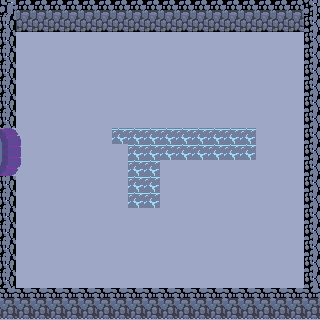

Below is a game level as drawn by its tile map, then a one-line description and the .tmx file that defines it, in full:
An orthogonal 20x20 tile map with 16x16 px tiles, 2 tile layers (Tile Layer 2, Tile Layer 1) and 4 objects (3x Wall, River).

<map version="1.2" tiledversion="1.3.4" orientation="orthogonal" renderorder="right-down" width="20" height="20" tilewidth="16" tileheight="16" infinite="0" nextlayerid="5" nextobjectid="10">
 <tileset firstgid="1" source="spritesheet (1).tsx" />
 <layer id="2" name="Tile Layer 2" width="20" height="20">
  <data encoding="csv">
0,4,4,4,4,4,4,4,4,4,4,4,4,4,4,4,4,4,4,0,
0,2,2,2,2,2,2,2,2,2,2,2,2,2,2,2,2,2,2,0,
0,49,49,49,49,49,49,49,49,49,49,49,49,49,49,49,49,49,49,0,
0,49,49,49,49,49,49,49,49,49,49,49,49,49,49,49,49,49,49,0,
0,49,49,49,49,49,49,49,49,49,49,49,49,49,49,49,49,49,49,0,
0,49,49,49,49,49,49,49,49,49,49,49,49,49,49,49,49,49,49,0,
0,49,49,49,49,49,49,49,49,49,49,49,49,49,49,49,49,49,49,0,
0,49,49,49,49,49,49,49,49,49,49,49,49,49,49,49,49,49,49,0,
0,46,49,49,49,49,49,62,62,62,62,62,62,62,62,62,49,49,49,0,
0,57,49,49,49,49,49,49,62,62,62,62,62,62,62,62,49,49,49,0,
0,68,49,49,49,49,49,49,62,62,49,49,49,49,49,49,49,49,49,0,
0,49,49,49,49,49,49,49,62,62,49,49,49,49,49,49,49,49,49,0,
0,49,49,49,49,49,49,49,62,62,49,49,49,49,49,49,49,49,49,0,
0,49,49,49,49,49,49,49,49,49,49,49,49,49,49,49,49,49,49,0,
0,49,49,49,49,49,49,49,49,49,49,49,49,49,49,49,49,49,49,0,
0,49,49,49,49,49,49,49,49,49,49,49,49,49,49,49,49,49,49,0,
0,49,49,49,49,49,49,49,49,49,49,49,49,49,49,49,49,49,49,0,
0,49,49,49,49,49,49,49,49,49,49,49,49,49,49,49,49,49,49,0,
0,0,0,0,0,0,0,0,0,0,0,0,0,0,0,0,0,0,0,0,
49,49,49,49,49,49,49,49,49,49,49,49,49,49,49,49,49,49,49,49
</data>
 </layer>
 <objectgroup id="3" name="Wall">
  <object id="5" type="Wall" x="0" y="176">
   <polyline points="0,0 16,0" />
  </object>
  <object id="6" type="Wall" x="0" y="128">
   <polyline points="0,0 16,0" />
  </object>
  <object id="7" type="Wall" x="16" y="128">
   <polyline points="0,0 0,-112 288,-112 288,176 0,176 0,48" />
  </object>
 </objectgroup>
 <objectgroup id="4" name="River">
  <object id="9" type="River" x="112" y="128">
   <polygon points="0,0 144,0 144,32 48,32 48,80 16,80 16,16 0,16" />
  </object>
 </objectgroup>
 <layer id="1" name="Tile Layer 1" width="20" height="20">
  <data encoding="csv">
70,0,0,0,0,0,0,0,0,0,0,0,0,0,0,0,0,0,0,85,
79,0,0,0,0,0,0,0,0,0,0,0,0,0,0,0,0,0,0,84,
79,0,0,0,0,0,0,0,0,0,0,0,0,0,0,0,0,0,0,84,
79,0,0,0,0,0,0,0,0,0,0,0,0,0,0,0,0,0,0,84,
79,0,0,0,0,0,0,0,0,0,0,0,0,0,0,0,0,0,0,84,
79,0,0,0,0,0,0,0,0,0,0,0,0,0,0,0,0,0,0,84,
79,0,0,0,0,0,0,0,0,0,0,0,0,0,0,0,0,0,0,84,
79,0,0,0,0,0,0,0,0,0,0,0,0,0,0,0,0,0,0,84,
45,0,0,0,0,0,0,0,0,0,0,0,0,0,0,0,0,0,0,84,
56,0,0,0,0,0,0,0,0,0,0,0,0,0,0,0,0,0,0,84,
67,0,0,0,0,0,0,0,0,0,0,0,0,0,0,0,0,0,0,84,
79,0,0,0,0,0,0,0,0,0,0,0,0,0,0,0,0,0,0,84,
79,0,0,0,0,0,0,0,0,0,0,0,0,0,0,0,0,0,0,84,
79,0,0,0,0,0,0,0,0,0,0,0,0,0,0,0,0,0,0,84,
79,0,0,0,0,0,0,0,0,0,0,0,0,0,0,0,0,0,0,84,
79,0,0,0,0,0,0,0,0,0,0,0,0,0,0,0,0,0,0,84,
79,0,0,0,0,0,0,0,0,0,0,0,0,0,0,0,0,0,0,84,
79,0,0,0,0,0,0,0,0,0,0,0,0,0,0,0,0,0,0,84,
5,5,5,5,5,5,5,5,5,5,5,5,5,5,5,5,5,5,5,5,
72,72,72,72,72,72,72,72,72,72,72,72,72,72,72,72,72,72,72,72
</data>
 </layer>
</map>
